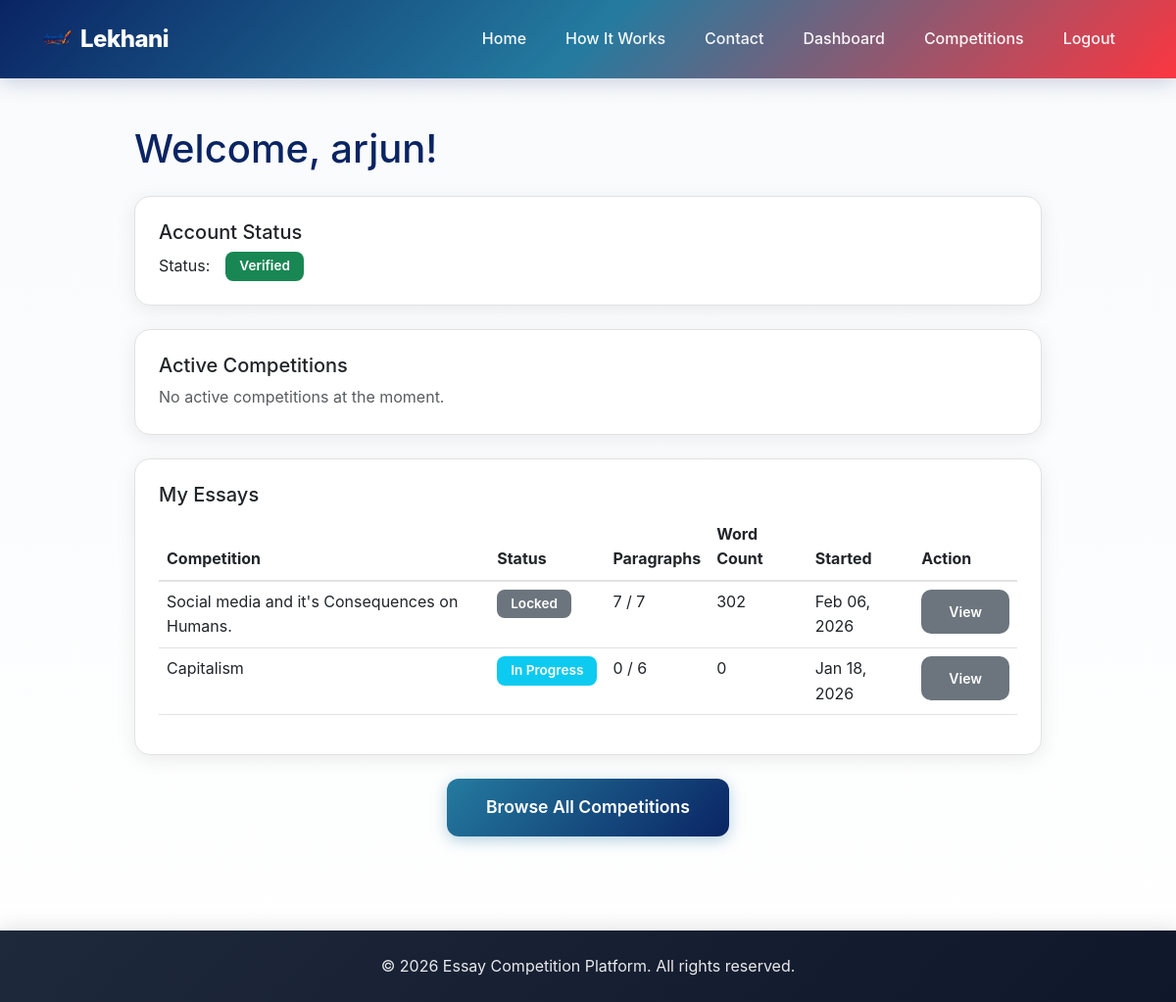
Page /dashboard/ (signed in) on the earlier database version.
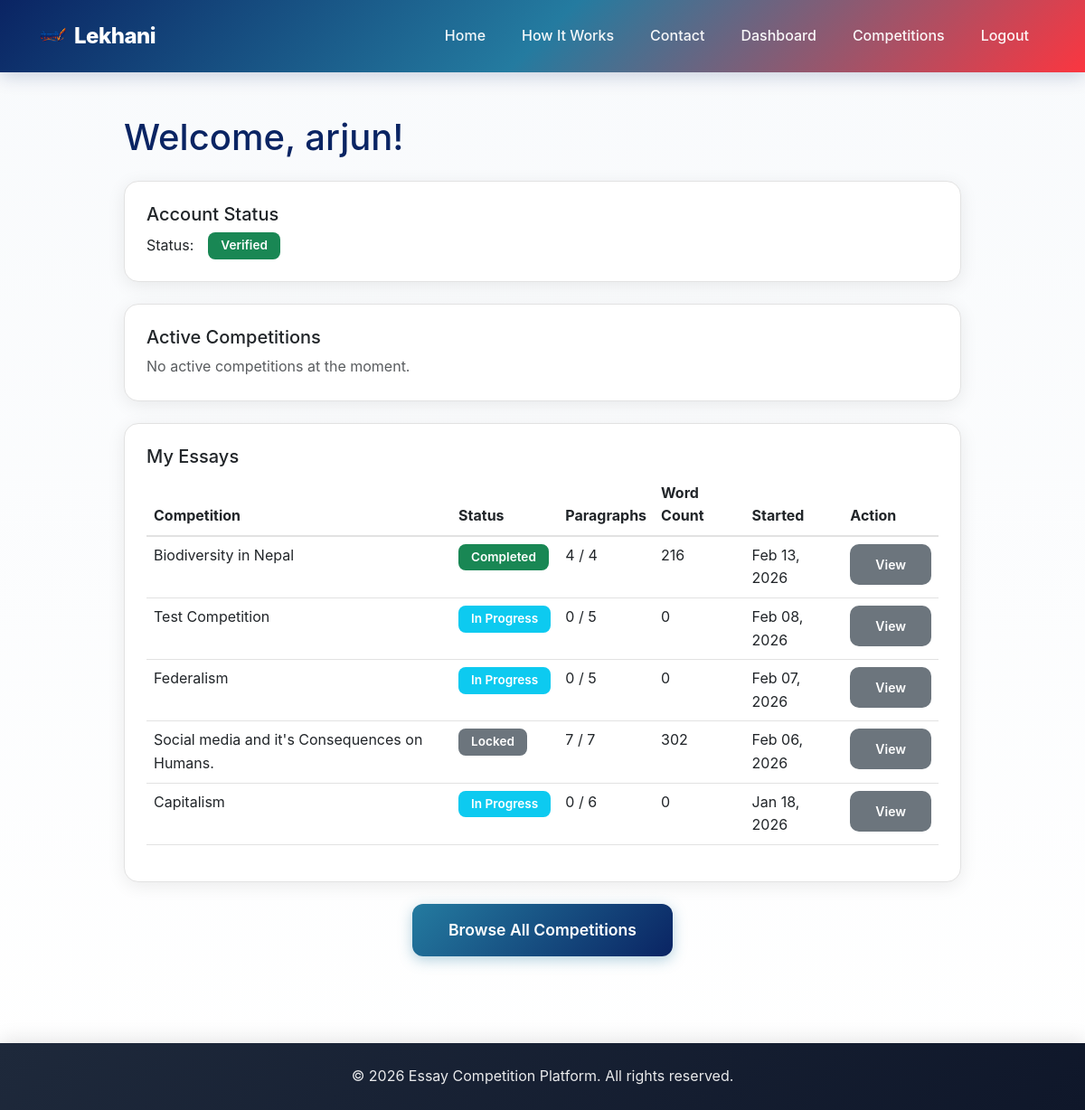
Same page on the later database version.
### competition/models.py (models this page shows, shortened)
class Essay(models.Model):
    STATUS_CHOICES = [
        ('in_progress', 'In Progress'),
        ('completed', 'Completed'),
        ('locked', 'Locked'),
    ]
    user = models.ForeignKey(User, on_delete=models.CASCADE, related_name='essays')
    competition = models.ForeignKey(Competition, on_delete=models.CASCADE, related_name='essays')
    status = models.CharField(max_length=15, choices=STATUS_CHOICES, default='in_progress')
    started_at = models.DateTimeField(auto_now_add=True)
    completed_at = models.DateTimeField(null=True, blank=True)
    word_count = models.PositiveIntegerField(default=0)
    grammar_errors = models.PositiveIntegerField(default=0)
    spelling_errors = models.PositiveIntegerField(default=0)
    grammar_score = models.PositiveIntegerField(default=100)
    final_score = models.FloatField(default=0)   # ⭐ NEW FIELD
    def current_paragraph_count(self):
        return self.paragraphs.count()
    class Meta:
        ordering = ['-started_at']
        unique_together = ['user', 'competition']
        verbose_name = 'Essay'
        verbose_name_plural = 'Essays'

class Competition(models.Model):
    title = models.CharField(max_length=200)
    description = models.TextField()
    start_date = models.DateTimeField()
    end_date = models.DateTimeField()
    max_paragraphs = models.PositiveIntegerField()
    created_at = models.DateTimeField(auto_now_add=True)
    updated_at = models.DateTimeField(auto_now=True)
    def is_active(self):
        now = timezone.now()
        return self.start_date <= now <= self.end_date
    class Meta:
        ordering = ['-start_date']
        verbose_name = 'Competition'
        verbose_name_plural = 'Competitions'

### competition/views.py (the view)
# urls.py: path('dashboard/', views.dashboard, name='dashboard'),
@login_required
def dashboard(request):
    user_profile = getattr(request.user, 'profile', None)
    user_essays = Essay.objects.filter(user=request.user).select_related('competition')
    active_competitions = []
    if user_profile and user_profile.status == 'verified':
        active_competitions = Competition.objects.filter(
            start_date__lte=timezone.now(),
            end_date__gte=timezone.now()
        )
    context = {
        'user_profile': user_profile,
        'user_essays': user_essays,
        'active_competitions': active_competitions,
    }
    return render(request, 'dashboard.html', context)

### competition/templates/dashboard.html (shortened to what the changed rows need)
{% extends 'base.html' %}
{% block content %}
<div class="container my-5">
    <div class="row">
        <div class="col-lg-10 mx-auto">
            <h1 class="mb-4">Welcome, {{ user.username }}!</h1>
            <div class="card">
                <div class="card-body">
                    {% if user_essays %}
                    <div class="table-responsive">
                        <table class="table table-hover">
                            <thead>
                                <tr>
                                    <th>Competition</th>
                                    <th>Status</th>
                                    <th>Paragraphs</th>
                                    <th>Word Count</th>
                                    <th>Started</th>
                                    <th>Action</th>
                                </tr>
                            </thead>
                            <tbody>
                                {% for essay in user_essays %}
                                <tr>
                                    <td>{{ essay.competition.title }}</td>
                                    <td>
                                        {% if essay.status == 'in_progress' %}
                                        <span class="badge bg-info">In Progress</span>
                                        {% elif essay.status == 'completed' %}
                                        <span class="badge bg-success">Completed</span>
                                        {% elif essay.status == 'locked' %}
                                        <span class="badge bg-secondary">Locked</span>
                                        {% endif %}
                                    </td>
                                    <td>
                                        {{ essay.current_paragraph_count }} /
                                        {{ essay.competition.max_paragraphs }}
                                    </td>
                                    <td>{{ essay.word_count }}</td>
                                    <td>{{ essay.started_at|date:"M d, Y" }}</td>
                                    <td>
                                        {% if essay.status == 'in_progress' and essay.competition.is_active %}
                                        <a href="{% url 'essay_write' essay.competition.id %}"
                                            class="btn btn-sm btn-primary">
                                            Continue
                                        </a>
                                        {% else %}
                                        <a href="{% url 'essay_view' essay.id %}" class="btn btn-sm btn-secondary">
                                            View
                                        </a>
                                        {% endif %}
                                    </td>
                                </tr>
                                {% endfor %}
                            </tbody>
                        </table>
                    </div>
                    {% else %}
                    <p class="text-muted mb-0">
                        You haven't started any essays yet.
                    </p>
                    {% endif %}
                </div>
            </div>
        </div>
    </div>
</div>
{% endblock %}

Differences in the rows shown:
added Essay: competition "Biodiversity in Nepal", status "Completed", current_paragraph_count "4", competition.max_paragraphs "4", word_count "216", started_at "Feb 13, 2026"
added Essay: competition "Test Competition", status "In Progress", current_paragraph_count "0", competition.max_paragraphs "5", word_count "0", started_at "Feb 08, 2026"
added Essay: competition "Federalism", status "In Progress", current_paragraph_count "0", competition.max_paragraphs "5", word_count "0", started_at "Feb 07, 2026"
